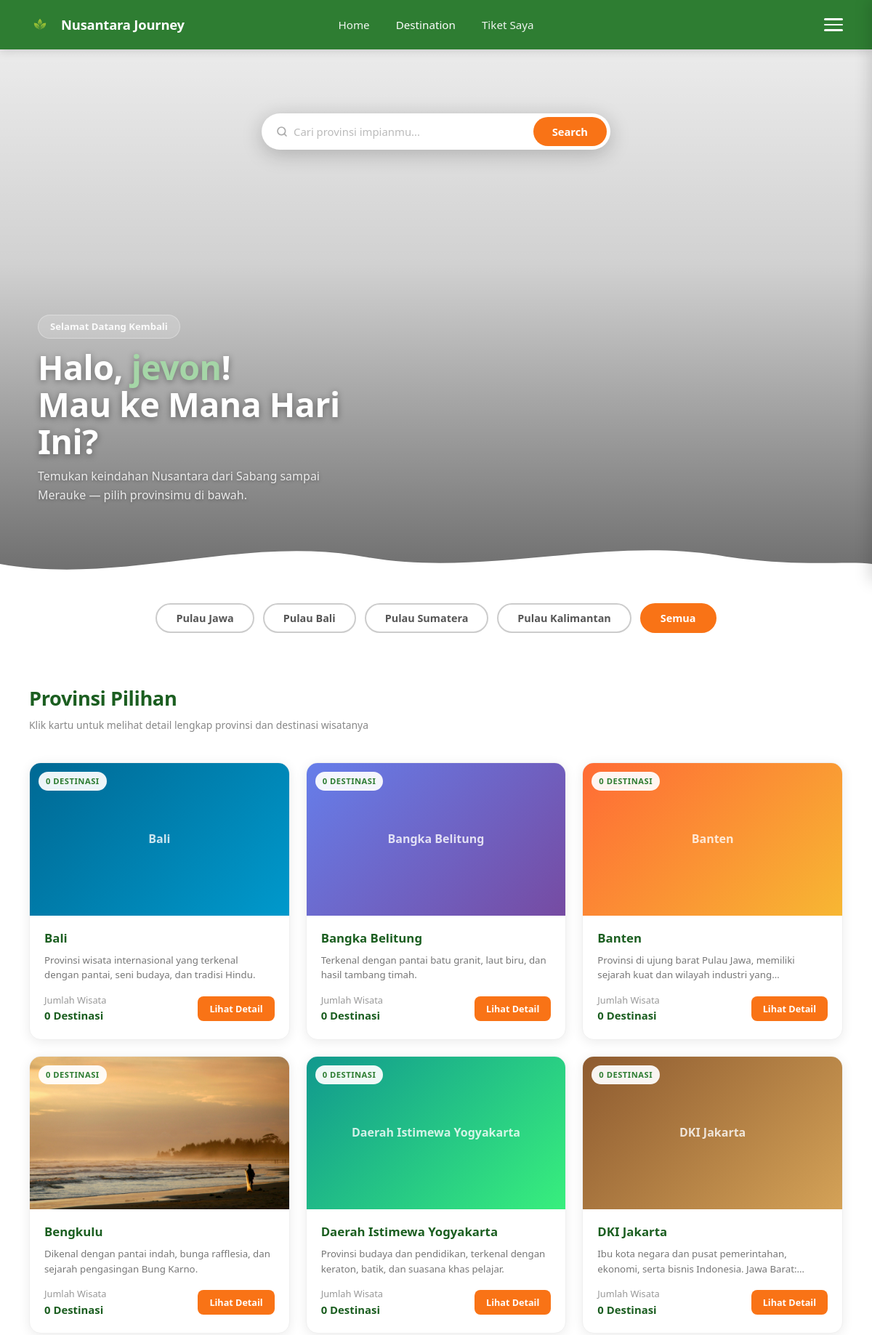
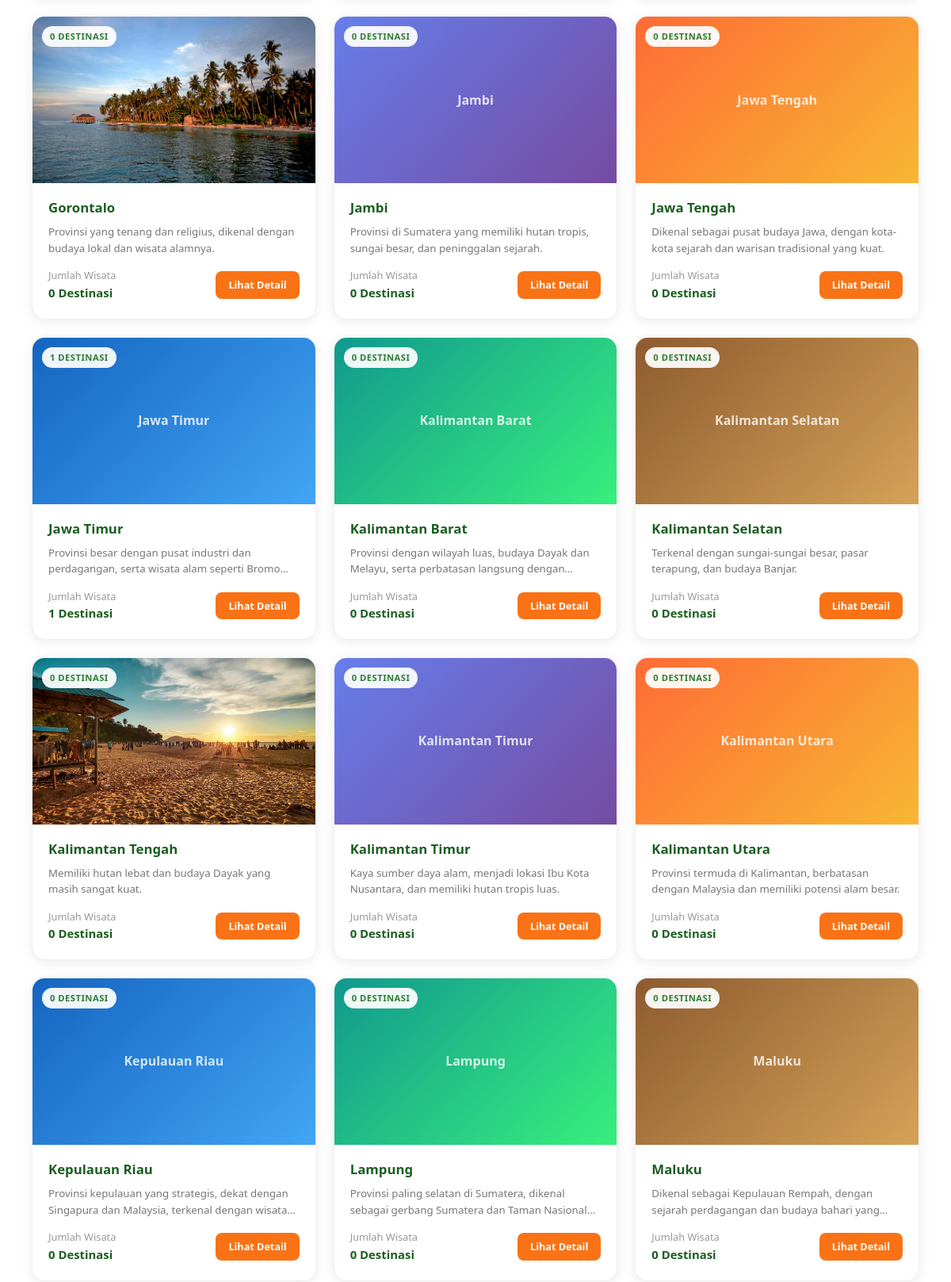
Page /user/dashboard.php (signed in, upper part) on the committed database (2 pictures, top to bottom).
### tables this page shows
CREATE TABLE `provinsi` (
  `id` int(11) NOT NULL,
  `nama_provinsi` varchar(100) NOT NULL,
  `pulau` varchar(100) DEFAULT NULL,
  `ibu_kota` varchar(100) DEFAULT NULL,
  `populasi` varchar(50) DEFAULT NULL,
  `deskripsi` text DEFAULT NULL,
  `gambar` varchar(255) DEFAULT NULL,
  `highlight` varchar(255) DEFAULT NULL,
  `created_at` timestamp NOT NULL DEFAULT current_timestamp()
);

### user/dashboard.php (the view, shortened to what this page needs)
<?php
require_once '../koneksi.php';
$username = $_SESSION['username'];
$q = mysqli_query($koneksi, "SELECT p.*, COUNT(d.id) as jumlah_destinasi
    FROM provinsi p
    LEFT JOIN destinasi d ON p.id = d.provinsi_id
    GROUP BY p.id
    ORDER BY p.nama_provinsi ASC");
$warna_fallback = [
    'linear-gradient(135deg,#006994,#0099cc)',
    'linear-gradient(135deg,#667eea,#764ba2)',
    'linear-gradient(135deg,#ff6b35,#f7b733)',
    'linear-gradient(135deg,#1565c0,#42a5f5)',
    'linear-gradient(135deg,#11998e,#38ef7d)',
    'linear-gradient(135deg,#8e5b30,#d4a257)',
];
?>
<!DOCTYPE html>
<html lang="id">
<head>
    <link rel="stylesheet" href="../assets/css/index.css">
    <link rel="stylesheet" href="../user/assets/css/dashboard.css">
    <link rel="stylesheet" href="https://cdnjs.cloudflare.com/ajax/libs/font-awesome/6.5.1/css/all.min.css">
</head>
<body>
    <nav class="main-nav">
        <a href="../index.php" class="nav-brand">
            <img src="../uploads/logo.png" alt="Logo" class="nav-logo-leaf" onerror="this.style.display='none'">
            <span class="nav-brand-name">Nusantara Journey</span>
        </a>
        <div class="nav-links">
            <a href="dashboard.php">Home</a>
            <a href="dashboard.php" class="aktif">Destination</a>
            <a href="../cart/tiket_saya.php">Tiket Saya</a>
        </div>
        <div class="nav-hamburger" onclick="toggleMobileMenu()">
            <span></span>
            <span></span>
            <span></span>
        </div>
    </nav>
    <section class="dash-hero">
        <div class="dash-hero-overlay"></div>
        <div class="dash-hero-search-wrap">
            <div class="dash-hero-search">
                <span class="dash-hero-search-icon">
                    <svg width="16" height="16" viewBox="0 0 24 24" fill="none" stroke="#aaa" stroke-width="2.5" stroke-linecap="round">
                        <circle cx="11" cy="11" r="8"/><line x1="21" y1="21" x2="16.65" y2="16.65"/>
                    </svg>
                </span>
                <input type="text" id="inputCari" placeholder="Cari provinsi impianmu...">
                <button class="dash-btn-search" onclick="cariProvinsi()">Search</button>
            </div>
        </div>
        <div class="dash-hero-content">
            <div class="dash-hero-badge">Selamat Datang Kembali</div>
            <h1>Halo, <span><?= htmlspecialchars($username) ?></span>!<br>Mau ke Mana Hari Ini?</h1>
            <p>Temukan keindahan Nusantara dari Sabang sampai Merauke — pilih provinsimu di bawah.</p>
        </div>
        <div class="dash-hero-wave">
            <svg viewBox="0 0 1440 90" xmlns="http://www.w3.org/2000/svg" preserveAspectRatio="none">
                <path fill="#ffffff"
                    d="M0,60 C200,90 400,20 600,50 C800,80 1000,20 1200,50 C1320,65 1400,55 1440,60 L1440,90 L0,90 Z"/>
            </svg>
        </div>
    </section>
    <div class="dash-kategori" id="provinsi">
        <button class="btn-kategori" onclick="filterKategori(this)">Pulau Jawa</button>
        <button class="btn-kategori" onclick="filterKategori(this)">Pulau Bali</button>
        <button class="btn-kategori" onclick="filterKategori(this)">Pulau Sumatera</button>
        <button class="btn-kategori" onclick="filterKategori(this)">Pulau Kalimantan</button>
        <button class="btn-kategori aktif" onclick="filterKategori(this)">Semua</button>
    </div>
    <section class="dash-destinasi">
        <div class="dash-container">
            <div class="dash-section-header" style="margin-bottom: 40px;">
                <div class="dash-section-header-left">
                    <h2>Provinsi Pilihan</h2>
                    <p>Klik kartu untuk melihat detail lengkap provinsi dan destinasi wisatanya</p>
                </div>
            </div>
            <?php if ($q && mysqli_num_rows($q) > 0): ?>
            <div class="dash-grid" id="gridProvinsi">
                <?php $i = 0; while ($row = mysqli_fetch_assoc($q)):
                    $warna      = $warna_fallback[$i % count($warna_fallback)];
                    $ada_gambar = !empty($row['gambar']) && file_exists('../uploads/' . $row['gambar']);
                    $i++;
                ?>
                <a class="dash-card" href="provinsi_detail.php?id=<?= $row['id'] ?>">
                    <div class="dash-card-img" <?= !$ada_gambar ? 'style="background:' . $warna . '"' : '' ?>>
                        <?php if ($ada_gambar): ?>
                            <img src="../uploads/<?= htmlspecialchars($row['gambar']) ?>"
                                 alt="<?= htmlspecialchars($row['nama_provinsi']) ?>">
                        <?php else: ?>
                            <div class="dash-card-fallback" style="background:<?= $warna ?>">
                                <span class="dash-card-fallback-text"><?= htmlspecialchars($row['nama_provinsi']) ?></span>
                            </div>
                        <?php endif; ?>
                        <span class="dash-card-badge"><?= $row['jumlah_destinasi'] ?> Destinasi</span>
                    </div>
                    <div class="dash-card-body">
                        <h4><?= htmlspecialchars($row['nama_provinsi']) ?></h4>
                        <p><?= htmlspecialchars($row['deskripsi'] ?? '') ?></p>
                        <div class="dash-card-footer">
                            <div class="dash-card-harga">
                                Jumlah Wisata
                                <strong><?= $row['jumlah_destinasi'] ?> Destinasi</strong>
                            </div>
                            <span class="btn-detail-card">Lihat Detail</span>
                        </div>
                    </div>
                </a>
                <?php endwhile; ?>
            </div>
            <?php endif; ?>
        </div>
    </section>
</body>
</html>

### assets/css/index.css (style rules this page uses)
*, *::before, *::after { box-sizing: border-box; margin: 0; padding: 0; }
body { font-family: 'Segoe UI', Tahoma, Geneva, Verdana, sans-serif; line-height: 1.6; color: #333; }
.main-nav { position: absolute; top: 0; left: 0; right: 0; z-index: 100; padding: 0 36px; height: 68px; display: flex; justify-content: space-between; align-items: center; background: #2e7d32; }
.nav-brand { display: flex; align-items: center; gap: 10px; text-decoration: none; }
.nav-logo-leaf { width: 38px; height: 38px; }
.nav-brand-name { color: white; font-size: 1.15rem; font-weight: 700; letter-spacing: -0.2px; }
.nav-links { display: flex; align-items: center; gap: 36px; position: absolute; left: 50%; transform: translateX(-50%); }
.nav-links a { color: rgba(255,255,255,0.92); text-decoration: none; font-size: 0.95rem; font-weight: 500; transition: color 0.2s; }
.nav-links a:hover, .nav-links a.aktif { color: white; }
.nav-hamburger { display: flex; flex-direction: column; gap: 5px; cursor: pointer; padding: 4px; }
.nav-hamburger span { display: block; width: 26px; height: 2.5px; background: white; border-radius: 2px; }
.btn-kategori { padding: 9px 26px; border-radius: 50px; border: 2px solid #ccc; background: white; color: #555; font-size: 0.9rem; font-weight: 600; cursor: pointer; transition: all 0.2s; text-decoration: none; font-family: inherit; }
.btn-kategori.aktif { background: #f97316; border-color: #f97316; color: white; }

### rows in the picture
provinsi: nama_provinsi "Bali", jumlah_destinasi "0", deskripsi "Provinsi wisata internasional yang terkenal dengan pantai, seni budaya, dan tradisi Hindu."
provinsi: nama_provinsi "Bangka Belitung", jumlah_destinasi "0", deskripsi "Terkenal dengan pantai batu granit, laut biru, dan hasil tambang timah."
provinsi: nama_provinsi "Banten", jumlah_destinasi "0", deskripsi "Provinsi di ujung barat Pulau Jawa, memiliki sejarah kuat dan wilayah industri…"
provinsi: gambar (picture), jumlah_destinasi "0", nama_provinsi "Bengkulu", deskripsi "Dikenal dengan pantai indah, bunga rafflesia, dan sejarah pengasingan Bung Karno."
provinsi: nama_provinsi "Daerah Istimewa Yogyakarta", jumlah_destinasi "0", deskripsi "Provinsi budaya dan pendidikan, terkenal dengan keraton, batik, dan suasana khas pelajar."
provinsi: nama_provinsi "DKI Jakarta", jumlah_destinasi "0", deskripsi "Ibu kota negara dan pusat pemerintahan, ekonomi, serta bisnis Indonesia. Jawa…"
provinsi: gambar (picture), jumlah_destinasi "0", nama_provinsi "Gorontalo", deskripsi "Provinsi yang tenang dan religius, dikenal dengan budaya lokal dan wisata alamnya."
provinsi: nama_provinsi "Jambi", jumlah_destinasi "0", deskripsi "Provinsi di Sumatera yang memiliki hutan tropis, sungai besar, dan peninggalan sejarah."
provinsi: nama_provinsi "Jawa Tengah", jumlah_destinasi "0", deskripsi "Dikenal sebagai pusat budaya Jawa, dengan kota-kota sejarah dan warisan tradisional yang kuat."
provinsi: nama_provinsi "Jawa Timur", jumlah_destinasi "1", deskripsi "Provinsi besar dengan pusat industri dan perdagangan, serta wisata alam seperti…"
provinsi: nama_provinsi "Kalimantan Barat", jumlah_destinasi "0", deskripsi "Provinsi dengan wilayah luas, budaya Dayak dan Melayu, serta perbatasan langsung…"
provinsi: nama_provinsi "Kalimantan Selatan", jumlah_destinasi "0", deskripsi "Terkenal dengan sungai-sungai besar, pasar terapung, dan budaya Banjar."
provinsi: gambar (picture), jumlah_destinasi "0", nama_provinsi "Kalimantan Tengah", deskripsi "Memiliki hutan lebat dan budaya Dayak yang masih sangat kuat."
provinsi: nama_provinsi "Kalimantan Timur", jumlah_destinasi "0", deskripsi "Kaya sumber daya alam, menjadi lokasi Ibu Kota Nusantara, dan memiliki hutan tropis luas."
provinsi: nama_provinsi "Kalimantan Utara", jumlah_destinasi "0", deskripsi "Provinsi termuda di Kalimantan, berbatasan dengan Malaysia dan memiliki potensi alam besar."
provinsi: nama_provinsi "Kepulauan Riau", jumlah_destinasi "0", deskripsi "Provinsi kepulauan yang strategis, dekat dengan Singapura dan Malaysia, terkenal dengan…"
provinsi: nama_provinsi "Lampung", jumlah_destinasi "0", deskripsi "Provinsi paling selatan di Sumatera, dikenal sebagai gerbang Sumatera dan Taman…"
provinsi: nama_provinsi "Maluku", jumlah_destinasi "0", deskripsi "Dikenal sebagai Kepulauan Rempah, dengan sejarah perdagangan dan budaya bahari…"

### other values in the picture
$username "jevon"
